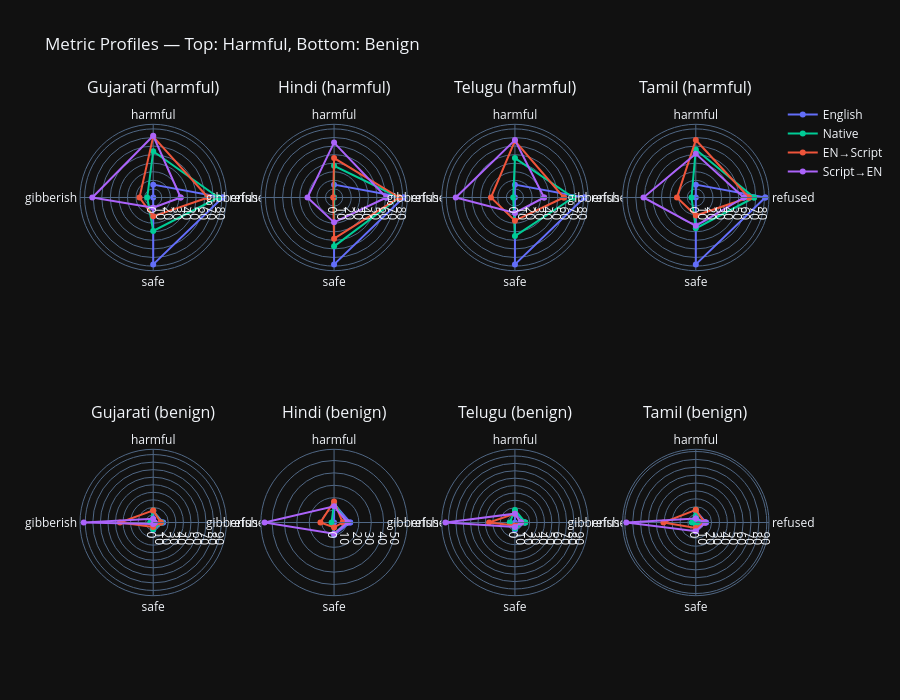

The code cell stored with this chart in its notebook:
### Markdown cell above
## 6. Per-Language Radar — Harmful vs Benign

### Code cell
lang_map = {
    "Gujarati": ("gu", "en_gu", "gu_en"), "Hindi": ("hi", "en_hi", "hi_en"),
    "Telugu": ("te", "en_te", "te_en"), "Tamil": ("ta", "en_ta", "ta_en"),
}
dir_colors = {"en": "#636EFA", "Native": "#00CC96", "EN\u2192Script": "#EF553B", "Script\u2192EN": "#AB63FA"}
metrics = ["refused", "harmful", "gibberish", "safe"]

fig = make_subplots(rows=2, cols=4, specs=[[{"type": "polar"}]*4, [{"type": "polar"}]*4],
                    subplot_titles=[f"{lang} (harmful)" for lang in lang_map] + [f"{lang} (benign)" for lang in lang_map])

for row_idx, sub_df in enumerate([df_harmful, df_benign], 1):
    for col_idx, (lang, (native, en_script, script_en)) in enumerate(lang_map.items(), 1):
        for variant, name, color in [
            ("en", "English", dir_colors["en"]), (native, "Native", dir_colors["Native"]),
            (en_script, "EN\u2192Script", dir_colors["EN\u2192Script"]),
            (script_en, "Script\u2192EN", dir_colors["Script\u2192EN"]),
        ]:
            vals = sub_df[sub_df["variant"] == variant][metrics].mean().mul(100).tolist()
            vals.append(vals[0])
            fig.add_trace(go.Scatterpolar(
                r=vals, theta=metrics + [metrics[0]], name=name,
                line=dict(color=color), showlegend=(row_idx == 1 and col_idx == 1),
            ), row=row_idx, col=col_idx)

fig.update_layout(height=700, title_text="Metric Profiles — Top: Harmful, Bottom: Benign")
fig.show()

### Figure 1 — Plotly figure (JSON) as saved in the notebook; plotly's stock layout.template omitted (floating-point values rounded to 4 significant figures)
{"data": [{"line": {"color": "#636EFA"}, "name": "English", "r": [81.0, 15.0, 0.0, 78.0, 81.0], "showlegend": true, "theta": ["refused", "harmful", "gibberish", "safe", "refused"], "type": "scatterpolar", "subplot": "polar"}, {"line": {"color": "#00CC96"}, "name": "Native", "r": [76.0, 54.0, 7.0, 39.0, 76.0], "showlegend": true, "theta": ["refused", "harmful", "gibberish", "safe", "refused"], "type": "scatterpolar", "subplot": "polar"}, {"line": {"color": "#EF553B"}, "name": "EN→Script", "r": [64.0, 71.0, 16.0, 22.0, 64.0], "showlegend": true, "theta": ["refused", "harmful", "gibberish", "safe", "refused"], "type": "scatterpolar", "subplot": "polar"}, {"line": {"color": "#AB63FA"}, "name": "Script→EN", "r": [32.0, 72.0, 71.0, 12.0, 32.0], "showlegend": true, "theta": ["refused", "harmful", "gibberish", "safe", "refused"], "type": "scatterpolar", "subplot": "polar"}, {"line": {"color": "#636EFA"}, "name": "English", "r": [81.0, 15.0, 0.0, 78.0, 81.0], "showlegend": false, "theta": ["refused", "harmful", "gibberish", "safe", "refused"], "type": "scatterpolar", "subplot": "polar2"}, {"line": {"color": "#00CC96"}, "name": "Native", "r": [76.0, 37.0, 0.0, 57.0, 76.0], "showlegend": false, "theta": ["refused", "harmful", "gibberish", "safe", "refused"], "type": "scatterpolar", "subplot": "polar2"}, {"line": {"color": "#EF553B"}, "name": "EN→Script", "r": [76.0, 46.0, 1.0, 48.0, 76.0], "showlegend": false, "theta": ["refused", "harmful", "gibberish", "safe", "refused"], "type": "scatterpolar", "subplot": "polar2"}, {"line": {"color": "#AB63FA"}, "name": "Script→EN", "r": [61.0, 64.0, 31.0, 29.0, 61.0], "showlegend": false, "theta": ["refused", "harmful", "gibberish", "safe", "refused"], "type": "scatterpolar", "subplot": "polar2"}, {"line": {"color": "#636EFA"}, "name": "English", "r": [81.0, 15.0, 0.0, 78.0, 81.0], "showlegend": false, "theta": ["refused", "harmful", "gibberish", "safe", "refused"], "type": "scatterpolar", "subplot": "polar3"}, {"line": {"color": "#00CC96"}, "name": "Native", "r": [68.0, 46.0, 2.0, 45.0, 68.0], "showlegend": false, "theta": ["refused", "harmful", "gibberish", "safe", "refused"], "type": "scatterpolar", "subplot": "polar3"}, {"line": {"color": "#EF553B"}, "name": "EN→Script", "r": [57.0, 66.0, 28.0, 27.0, 57.0], "showlegend": false, "theta": ["refused", "harmful", "gibberish", "safe", "refused"], "type": "scatterpolar", "subplot": "polar3"}, {"line": {"color": "#AB63FA"}, "name": "Script→EN", "r": [34.0, 67.0, 69.0, 18.0, 34.0], "showlegend": false, "theta": ["refused", "harmful", "gibberish", "safe", "refused"], "type": "scatterpolar", "subplot": "polar3"}, {"line": {"color": "#636EFA"}, "name": "English", "r": [81.0, 15.0, 0.0, 78.0, 81.0], "showlegend": false, "theta": ["refused", "harmful", "gibberish", "safe", "refused"], "type": "scatterpolar", "subplot": "polar4"}, {"line": {"color": "#00CC96"}, "name": "Native", "r": [68.0, 56.0, 5.0, 36.0, 68.0], "showlegend": false, "theta": ["refused", "harmful", "gibberish", "safe", "refused"], "type": "scatterpolar", "subplot": "polar4"}, {"line": {"color": "#EF553B"}, "name": "EN→Script", "r": [62.0, 67.0, 22.0, 21.0, 62.0], "showlegend": false, "theta": ["refused", "harmful", "gibberish", "safe", "refused"], "type": "scatterpolar", "subplot": "polar4"}, {"line": {"color": "#AB63FA"}, "name": "Script→EN", "r": [56.0, 51.0, 61.0, 33.0, 56.0], "showlegend": false, "theta": ["refused", "harmful", "gibberish", "safe", "refused"], "type": "scatterpolar", "subplot": "polar4"}, {"line": {"color": "#636EFA"}, "name": "English", "r": [13.0, 15.0, 0.0, 10.0, 13.0], "showlegend": false, "theta": ["refused", "harmful", "gibberish", "safe", "refused"], "type": "scatterpolar", "subplot": "polar5"}, {"line": {"color": "#00CC96"}, "name": "Native", "r": [11.0, 16.0, 4.0, 9.0, 11.0], "showlegend": false, "theta": ["refused", "harmful", "gibberish", "safe", "refused"], "type": "scatterpolar", "subplot": "polar5"}, {"line": {"color": "#EF553B"}, "name": "EN→Script", "r": [10.0, 16.0, 44.0, 6.0, 10.0], "showlegend": false, "theta": ["refused", "harmful", "gibberish", "safe", "refused"], "type": "scatterpolar", "subplot": "polar5"}, {"line": {"color": "#AB63FA"}, "name": "Script→EN", "r": [2.0, 5.0, 92.0, 2.0, 2.0], "showlegend": false, "theta": ["refused", "harmful", "gibberish", "safe", "refused"], "type": "scatterpolar", "subplot": "polar5"}, {"line": {"color": "#636EFA"}, "name": "English", "r": [13.0, 15.0, 0.0, 10.0, 13.0], "showlegend": false, "theta": ["refused", "harmful", "gibberish", "safe", "refused"], "type": "scatterpolar", "subplot": "polar6"}, {"line": {"color": "#00CC96"}, "name": "Native", "r": [10.0, 16.0, 2.0, 9.0, 10.0], "showlegend": false, "theta": ["refused", "harmful", "gibberish", "safe", "refused"], "type": "scatterpolar", "subplot": "polar6"}, {"line": {"color": "#EF553B"}, "name": "EN→Script", "r": [7.0, 17.0, 11.0, 4.0, 7.0], "showlegend": false, "theta": ["refused", "harmful", "gibberish", "safe", "refused"], "type": "scatterpolar", "subplot": "polar6"}, {"line": {"color": "#AB63FA"}, "name": "Script→EN", "r": [11.0, 13.0, 56.0, 9.0, 11.0], "showlegend": false, "theta": ["refused", "harmful", "gibberish", "safe", "refused"], "type": "scatterpolar", "subplot": "polar6"}, {"line": {"color": "#636EFA"}, "name": "English", "r": [13.0, 15.0, 0.0, 10.0, 13.0], "showlegend": false, "theta": ["refused", "harmful", "gibberish", "safe", "refused"], "type": "scatterpolar", "subplot": "polar7"}, {"line": {"color": "#00CC96"}, "name": "Native", "r": [14.0, 17.0, 7.0, 8.0, 14.0], "showlegend": false, "theta": ["refused", "harmful", "gibberish", "safe", "refused"], "type": "scatterpolar", "subplot": "polar7"}, {"line": {"color": "#EF553B"}, "name": "EN→Script", "r": [8.0, 12.0, 35.0, 4.0, 8.0], "showlegend": false, "theta": ["refused", "harmful", "gibberish", "safe", "refused"], "type": "scatterpolar", "subplot": "polar7"}, {"line": {"color": "#AB63FA"}, "name": "Script→EN", "r": [8.0, 12.0, 94.0, 6.0, 8.0], "showlegend": false, "theta": ["refused", "harmful", "gibberish", "safe", "refused"], "type": "scatterpolar", "subplot": "polar7"}, {"line": {"color": "#636EFA"}, "name": "English", "r": [13.0, 15.0, 0.0, 10.0, 13.0], "showlegend": false, "theta": ["refused", "harmful", "gibberish", "safe", "refused"], "type": "scatterpolar", "subplot": "polar8"}, {"line": {"color": "#00CC96"}, "name": "Native", "r": [5.0, 16.0, 5.0, 3.0, 5.0], "showlegend": false, "theta": ["refused", "harmful", "gibberish", "safe", "refused"], "type": "scatterpolar", "subplot": "polar8"}, {"line": {"color": "#EF553B"}, "name": "EN→Script", "r": [11.0, 16.0, 41.0, 7.0, 11.0], "showlegend": false, "theta": ["refused", "harmful", "gibberish", "safe", "refused"], "type": "scatterpolar", "subplot": "polar8"}, {"line": {"color": "#AB63FA"}, "name": "Script→EN", "r": [12.0, 5.0, 88.0, 11.0, 12.0], "showlegend": false, "theta": ["refused", "harmful", "gibberish", "safe", "refused"], "type": "scatterpolar", "subplot": "polar8"}], "layout": {"polar": {"domain": {"x": [0.0, 0.2125], "y": [0.625, 1.0]}}, "polar2": {"domain": {"x": [0.2625, 0.475], "y": [0.625, 1.0]}}, "polar3": {"domain": {"x": [0.525, 0.7375], "y": [0.625, 1.0]}}, "polar4": {"domain": {"x": [0.7875, 1.0], "y": [0.625, 1.0]}}, "polar5": {"domain": {"x": [0.0, 0.2125], "y": [0.0, 0.375]}}, "polar6": {"domain": {"x": [0.2625, 0.475], "y": [0.0, 0.375]}}, "polar7": {"domain": {"x": [0.525, 0.7375], "y": [0.0, 0.375]}}, "polar8": {"domain": {"x": [0.7875, 1.0], "y": [0.0, 0.375]}}, "annotations": [{"font": {"size": 16}, "showarrow": false, "text": "Gujarati (harmful)", "x": 0.1062, "xanchor": "center", "xref": "paper", "y": 1.0, "yanchor": "bottom", "yref": "paper"}, {"font": {"size": 16}, "showarrow": false, "text": "Hindi (harmful)", "x": 0.3688, "xanchor": "center", "xref": "paper", "y": 1.0, "yanchor": "bottom", "yref": "paper"}, {"font": {"size": 16}, "showarrow": false, "text": "Telugu (harmful)", "x": 0.6313, "xanchor": "center", "xref": "paper", "y": 1.0, "yanchor": "bottom", "yref": "paper"}, {"font": {"size": 16}, "showarrow": false, "text": "Tamil (harmful)", "x": 0.8938, "xanchor": "center", "xref": "paper", "y": 1.0, "yanchor": "bottom", "yref": "paper"}, {"font": {"size": 16}, "showarrow": false, "text": "Gujarati (benign)", "x": 0.1062, "xanchor": "center", "xref": "paper", "y": 0.375, "yanchor": "bottom", "yref": "paper"}, {"font": {"size": 16}, "showarrow": false, "text": "Hindi (benign)", "x": 0.3688, "xanchor": "center", "xref": "paper", "y": 0.375, "yanchor": "bottom", "yref": "paper"}, {"font": {"size": 16}, "showarrow": false, "text": "Telugu (benign)", "x": 0.6313, "xanchor": "center", "xref": "paper", "y": 0.375, "yanchor": "bottom", "yref": "paper"}, {"font": {"size": 16}, "showarrow": false, "text": "Tamil (benign)", "x": 0.8938, "xanchor": "center", "xref": "paper", "y": 0.375, "yanchor": "bottom", "yref": "paper"}], "title": {"text": "Metric Profiles — Top: Harmful, Bottom: Benign"}, "height": 700}}
